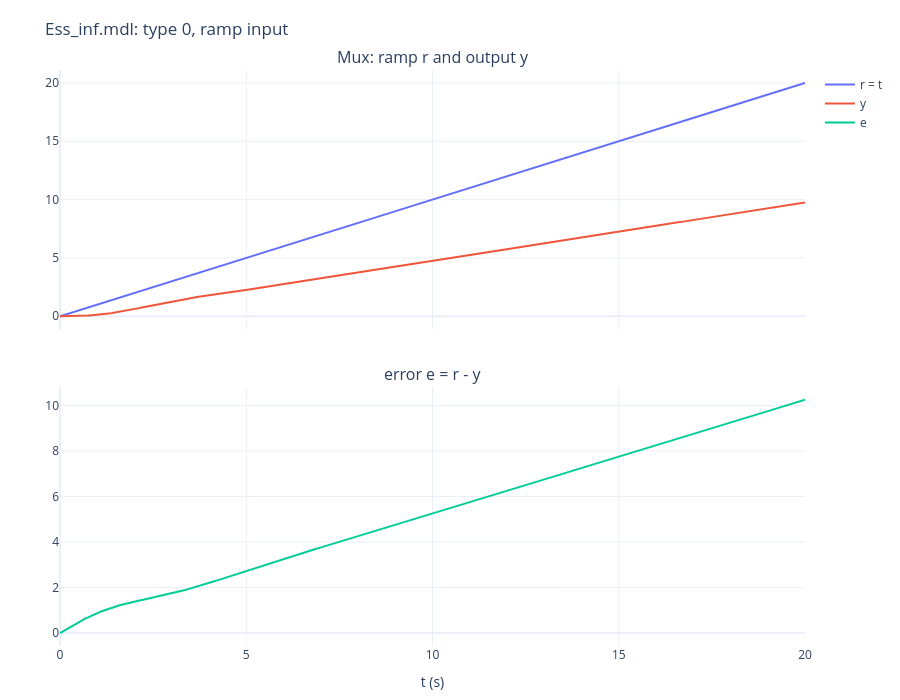

The notebook cell this image was saved under:
### Markdown cell above
## 2. Type 0 系統的斜坡輸入 `Ess_inf.mdl`

$G(s)=\dfrac{K}{s^2+s+1}$（$K=1$），輸入 Ramp $r=t$，模擬 20 秒。Type 0 的 $K_v=0$ ⇒ $e_{ss}=\dfrac{1}{K_v}=\infty$：
輸出跟不上斜坡，誤差一直變大。部分分式可算出 $t$ 大時 $e(t)\approx\dfrac t2+\dfrac14$。

### Code cell
G = TF([1], [1, 1, 1])
t, rv, y, e = unity_loop(G, ramp, 20, breaks=())
print(f"Ess_inf: e(10) = {e[t <= 10][-1]:.4f}, e(20) = {e[-1]:.4f}; t/2 + 1/4 at t = 20 is {20 / 2 + 0.25:.4f}")
scope(t, {"Mux: ramp r and output y": [("r = t", rv), ("y", y)], "error e = r - y": [("e", e)]}, "Ess_inf.mdl: type 0, ramp input")

### Figure 1 — Plotly figure (JSON) as saved in the notebook; plotly's stock layout.template omitted (floating-point values rounded to 4 significant figures; data arrays with more than 128 entries replaced by an {"elided": "..."} marker saying what was removed)
{"data": [{"mode": "lines", "name": "r = t", "type": "scatter", "x": {"elided": "501 float values"}, "xaxis": "x", "y": {"elided": "501 float values"}, "yaxis": "y"}, {"mode": "lines", "name": "y", "type": "scatter", "x": {"elided": "501 float values"}, "xaxis": "x", "y": {"elided": "501 float values"}, "yaxis": "y"}, {"mode": "lines", "name": "e", "type": "scatter", "x": {"elided": "501 float values"}, "xaxis": "x2", "y": {"elided": "501 float values"}, "yaxis": "y2"}], "layout": {"annotations": [{"font": {"size": 16}, "showarrow": false, "text": "Mux: ramp r and output y", "x": 0.5, "xanchor": "center", "xref": "paper", "y": 1.0, "yanchor": "bottom", "yref": "paper"}, {"font": {"size": 16}, "showarrow": false, "text": "error e = r - y", "x": 0.5, "xanchor": "center", "xref": "paper", "y": 0.45, "yanchor": "bottom", "yref": "paper"}], "height": 700, "margin": {"b": 50, "l": 60, "r": 20, "t": 70}, "title": {"text": "Ess_inf.mdl: type 0, ramp input"}, "xaxis": {"anchor": "y", "domain": [0.0, 1.0], "matches": "x2", "showticklabels": false}, "xaxis2": {"anchor": "y2", "domain": [0.0, 1.0], "title": {"text": "t (s)"}}, "yaxis": {"anchor": "x", "domain": [0.55, 1.0]}, "yaxis2": {"anchor": "x2", "domain": [0.0, 0.45]}}}
